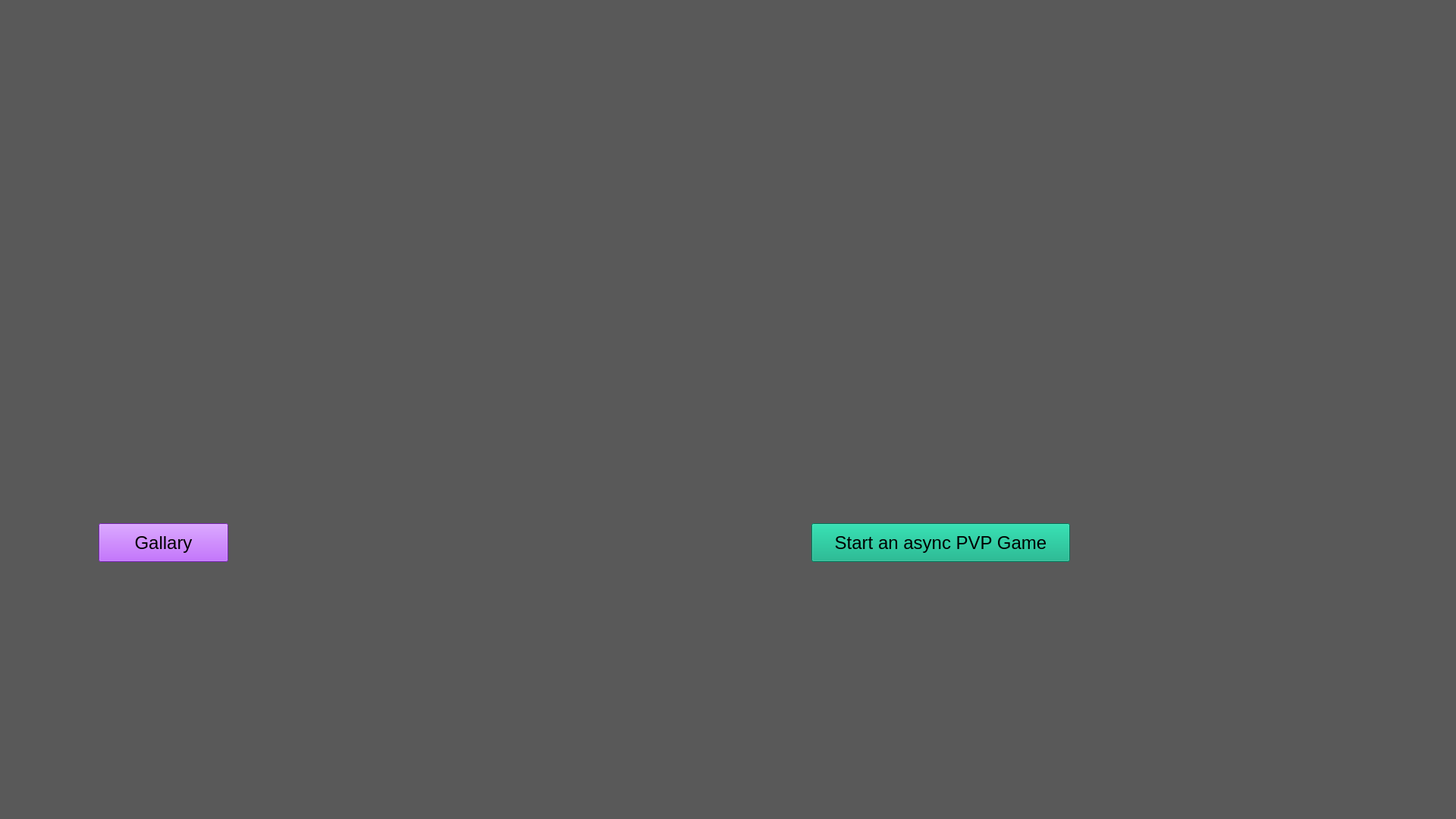
<?xml version="1.0" encoding="UTF-8"?>
<ui version="4.0">
 <class>Main_project_page_2</class>
 <widget class="QMainWindow" name="Main_project_page_2">
  <property name="geometry">
   <rect>
    <x>0</x>
    <y>0</y>
    <width>1920</width>
    <height>1080</height>
   </rect>
  </property>
  <property name="windowTitle">
   <string>MainWindow</string>
  </property>
  <property name="styleSheet">
   <string notr="true">background-color: rgb(89, 89, 89);</string>
  </property>
  <widget class="QWidget" name="centralwidget">
   <widget class="QLabel" name="label">
    <property name="geometry">
     <rect>
      <x>100</x>
      <y>20</y>
      <width>2100</width>
      <height>750</height>
     </rect>
    </property>
    <property name="text">
     <string/>
    </property>
   </widget>
   <widget class="QPushButton" name="pushButton">
    <property name="geometry">
     <rect>
      <x>130</x>
      <y>690</y>
      <width>171</width>
      <height>51</height>
     </rect>
    </property>
    <property name="font">
     <font>
      <pointsize>18</pointsize>
     </font>
    </property>
    <property name="styleSheet">
     <string notr="true">background-color: rgb(171, 53, 255);</string>
    </property>
    <property name="text">
     <string>Gallary</string>
    </property>
   </widget>
   <widget class="QPushButton" name="pushButton_2">
    <property name="geometry">
     <rect>
      <x>1070</x>
      <y>690</y>
      <width>341</width>
      <height>51</height>
     </rect>
    </property>
    <property name="font">
     <font>
      <pointsize>18</pointsize>
     </font>
    </property>
    <property name="styleSheet">
     <string notr="true">background-color: rgb(0, 170, 127);</string>
    </property>
    <property name="text">
     <string>Start an async PVP Game</string>
    </property>
   </widget>
  </widget>
  <widget class="QMenuBar" name="menubar">
   <property name="geometry">
    <rect>
     <x>0</x>
     <y>0</y>
     <width>1920</width>
     <height>25</height>
    </rect>
   </property>
  </widget>
  <widget class="QStatusBar" name="statusbar"/>
 </widget>
 <resources/>
 <connections>
  <connection>
   <sender>pushButton</sender>
   <signal>clicked()</signal>
   <receiver>Main_project_page_2</receiver>
   <slot>close()</slot>
   <hints>
    <hint type="sourcelabel">
     <x>238</x>
     <y>732</y>
    </hint>
    <hint type="destinationlabel">
     <x>28</x>
     <y>325</y>
    </hint>
   </hints>
  </connection>
  <connection>
   <sender>pushButton_2</sender>
   <signal>clicked()</signal>
   <receiver>Main_project_page_2</receiver>
   <slot>close()</slot>
   <hints>
    <hint type="sourcelabel">
     <x>1118</x>
     <y>740</y>
    </hint>
    <hint type="destinationlabel">
     <x>1035</x>
     <y>828</y>
    </hint>
   </hints>
  </connection>
 </connections>
</ui>
